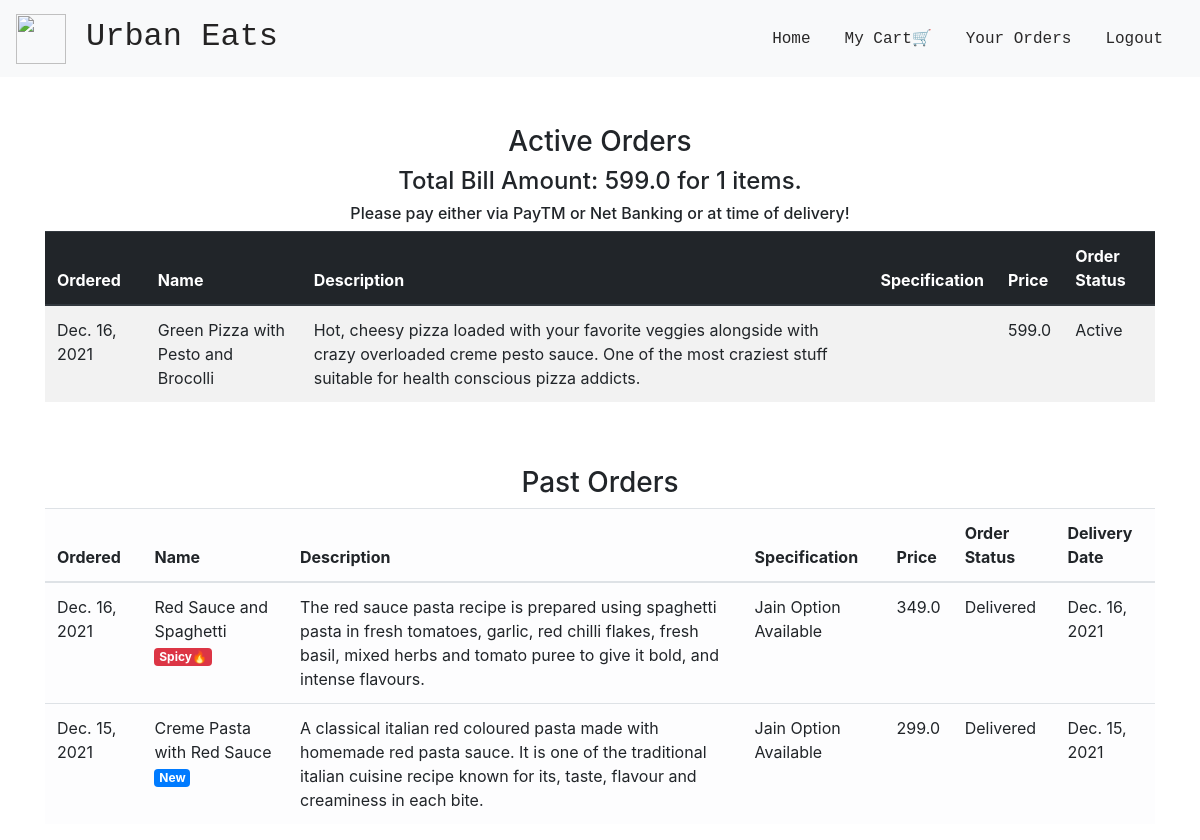
The page /order_details/ (signed in) on the database as committed earlier.
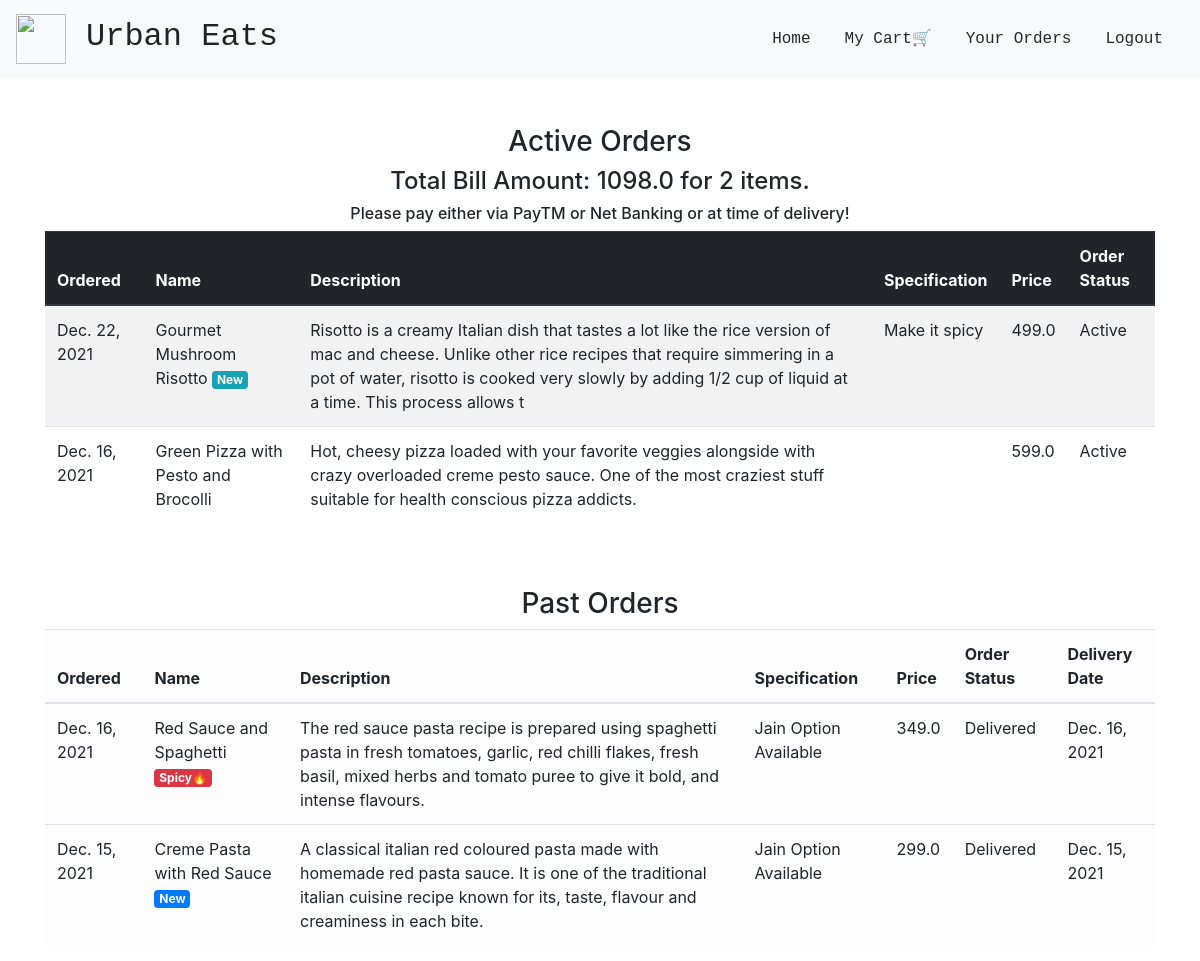
The same page on the database as committed later.
### main/models.py (models this page shows, shortened)
class CartItems(models.Model):
    ORDER_STATUS = (
        ('Active', 'Active'),
        ('Delivered', 'Delivered')
    )
    user = models.ForeignKey(User, on_delete=models.CASCADE)
    item = models.ForeignKey(Item, on_delete=models.CASCADE)
    instructions = models.CharField(max_length=250,default="")
    ordered = models.BooleanField(default=False)
    quantity = models.IntegerField(default=1)
    ordered_date = models.DateField(default=timezone.now)
    status = models.CharField(max_length=20, choices=ORDER_STATUS, default='Active')
    delivery_date = models.DateField(default=timezone.now)
    class Meta:
        verbose_name = 'Cart Item'
        verbose_name_plural = 'Cart Items'

class Item(models.Model):
    LABELS = (
        ('BestSeller', 'BestSeller'),
        ('New', 'New'),
        ('Spicy🔥', 'Spicy🔥'),
    )
    LABEL_COLOUR = (
        ('danger', 'danger'),
        ('success', 'success'),
        ('primary', 'primary'),
        ('info', 'info')
    )
    title = models.CharField(max_length=150)
    description = models.CharField(max_length=250,blank=True)
    price = models.FloatField()
    instructions = models.CharField(max_length=250,default="Jain Option Available")
    image = models.ImageField(default='default.png', upload_to='images/')
    labels = models.CharField(max_length=25, choices=LABELS, blank=True)
    label_colour = models.CharField(max_length=15, choices=LABEL_COLOUR, blank=True)
    slug = models.SlugField(default="sushi_name")
    created_by = models.ForeignKey(User, on_delete=models.CASCADE)

### main/views.py (the view)
# urls.py: path('order_details/', views.order_details, name='order_details'),
@login_required
def order_details(request):
    items = CartItems.objects.filter(user=request.user, ordered=True,status="Active").order_by('-ordered_date')
    cart_items = CartItems.objects.filter(user=request.user, ordered=True,status="Delivered").order_by('-ordered_date')
    bill = items.aggregate(Sum('item__price'))
    number = items.aggregate(Sum('quantity'))
    total = bill.get("item__price__sum")
    count = number.get("quantity__sum")
    context = {
        'items':items,
        'cart_items':cart_items,
        'total': total,
        'count': count,
    }
    return render(request, 'main/order_details.html', context)

### main/templatetags/get_group.py (called while the page is built)
@register.filter(name='has_group')
def has_group(user, group_name):
    return user.groups.filter(name=group_name).exists()

### main/templates/main/order_details.html
{% extends "main/layout.html" %}
{% block content %}
<div class="cart">
    <div class="container">
        <div class="row">
            <div class="col-sm-12 mt-5">
                <h3 class="text-center">Active Orders</h3>
                {% if items %}
                <h4 class="text-center">Total Bill Amount: {{total}} for {{ count }} items.</h4>
                <h6 class="text-center">Please pay either via PayTM or Net Banking or at time of delivery!</h6>
                <div class="table-responsive">
                    <table class="table table-striped table-hover">
                        <thead class="thead-dark">
                        <tr>
                            <th scope="col">Ordered</th>
                            <th scope="col">Name</th>
                            <th scope="col">Description</th>
                            <th scope="col">Specification</th>
                            <th scope="col">Price</th>
                            <th scope="col">Order Status</th>
                        </tr>
                        </thead>
                        <tbody>
                            {% for item_active in items %}
                        <tr>
                            <td>{{ item_active.ordered_date }}</td>
                            <td>{{ item_active.item.title }} <span class="badge badge-{{ item_active.item.label_colour }}">{{ item_active.item.labels }}</span></td>
                            <td>{{ item_active.item.description }}</td>
                            <td>{{ item_active.instructions }}</td>
                            <td>{{ item_active.item.price }}</td>
                            <td>{{ item_active.status }}</td>
                        </tr>
                            {% endfor %}
                        </tbody>
                    </table>
                </div>
                {% else %}
                <h4 class="text-center">Sorry, you have not ordered any item yet!!!</h4>
                {% endif %}
            </div>
        </div>
        <div class="row">
            <div class="col-sm-12 mt-5">
                <h3 class="text-center">Past Orders</h3>
                {% if cart_items %}
                <div class="table-responsive">
                    <table class="table table-light">
                        <thead>
                        <tr>
                            <th scope="col">Ordered</th>
                            <th scope="col">Name</th>
                            <th scope="col">Description</th>
                            <th scope="col">Specification</th>
                            <th scope="col">Price</th>
                            <th scope="col">Order Status</th>
                            <th scope="col">Delivery Date</th>
                        </tr>
                        </thead>
                        <tbody>
                            {% for cart in cart_items %}
                        <tr>
                            <td>{{ cart.ordered_date }}</td>
                            <td>{{ cart.item.title }} <span class="badge badge-{{ cart.item.label_colour }}">{{ cart.item.labels }}</span></td>
                            <td>{{ cart.item.description }}</td>
                            <td>{{ cart.item.instructions }}</td>
                            <td>{{ cart.item.price }}</td>
                            <td>{{ cart.status }}</td>
                            <td>{{ cart.delivery_date }}</td>
                        </tr>
                            {% endfor %}
                        </tbody>
                    </table>
                </div>
                {% else %}
                <h4 class="text-center">Sorry, you have not ordered any item yet!!!</h4>
                {% endif %}
            </div>
        </div>
    </div>
</div>
{% endblock content %}

Rows that differ between the two databases and show on the page:
added CartItems: ordered_date "Dec. 22, 2021", item "Gourmet Mushroom Risotto", item.labels "New", item.description "Risotto is a creamy Italian dish that tastes a lot like the rice version of mac and cheese. Unlike other rice recipes that require simmering in a pot of water, risotto is cooked very slowly by adding 1/2 cup of liquid at a time. This process allows t", instructions "Make it spicy", item.price "499.0", status "Active", shown under "Please pay either via PayTM or Net Banking or at time of delivery!"
Other text that changed with them:
{{ total }}: "599.0" → "1098.0"
{{ count }}: "1" → "2"
